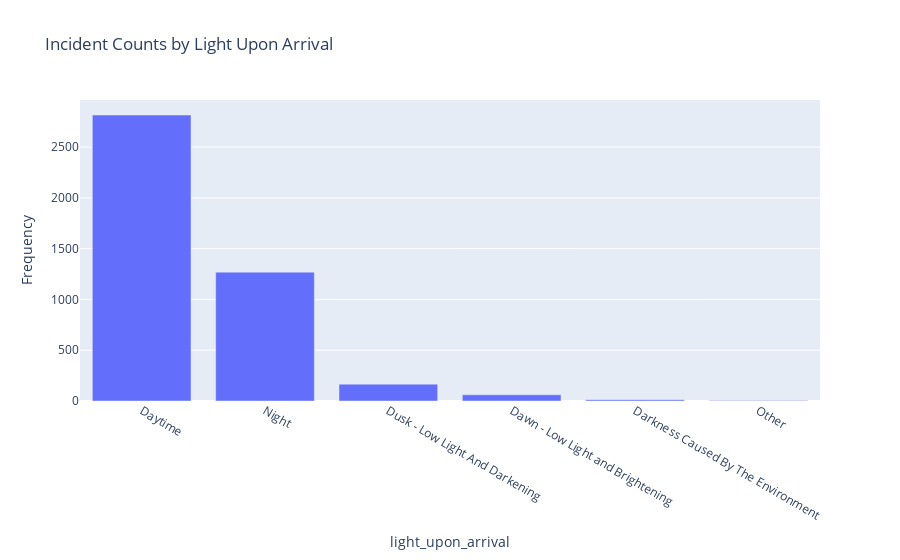

Source (notebook cell):
### Code cell
# Calls plot_bar_chart function
plot_bar_chart(df['light_upon_arrival'].value_counts(), 'light_upon_arrival', 'Frequency', 'Incident Counts by Light Upon Arrival')

### Figure 1 — Plotly figure (JSON) as saved in the notebook; plotly's stock layout.template omitted (floating-point values rounded to 4 significant figures)
{"data": [{"alignmentgroup": "True", "hovertemplate": "light_upon_arrival=%{x}<br>Frequency=%{y}<extra></extra>", "legendgroup": "", "marker": {"color": "#636efa", "pattern": {"shape": ""}}, "name": "", "offsetgroup": "", "orientation": "v", "showlegend": false, "textposition": "auto", "type": "bar", "x": ["Daytime", "Night", "Dusk - Low Light And Darkening", "Dawn - Low Light and Brightening", "Darkness Caused By The Environment", "Other"], "xaxis": "x", "y": [2816, 1269, 166, 61, 13, 4], "yaxis": "y"}], "layout": {"barmode": "relative", "legend": {"tracegroupgap": 0}, "title": {"text": "Incident Counts by Light Upon Arrival"}, "xaxis": {"anchor": "y", "domain": [0, 1], "title": {"text": "light_upon_arrival"}}, "yaxis": {"anchor": "x", "domain": [0, 1], "title": {"text": "Frequency"}}}}
